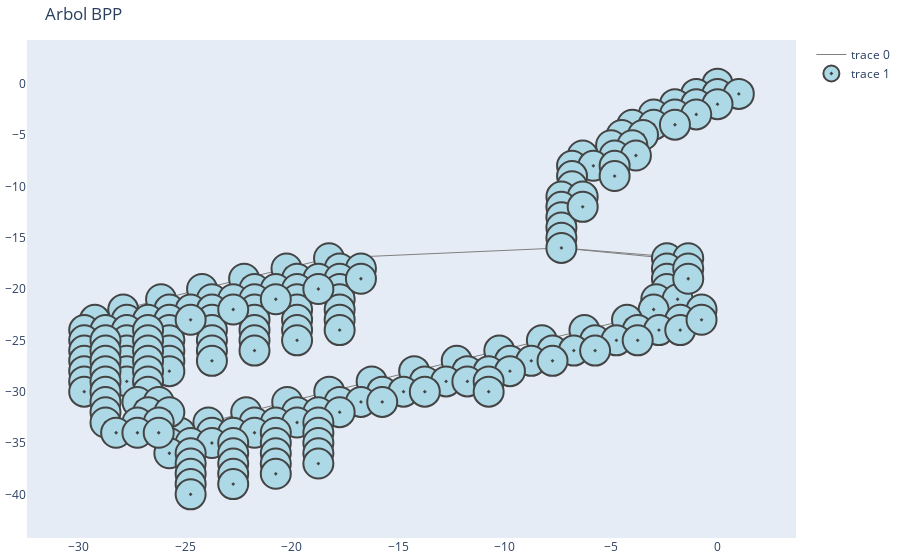

Source (notebook cell):
### Code cell
ejecutar_BPP(origen, meta)

### Figure 1 — Plotly figure (JSON) as saved in the notebook; plotly's stock layout.template omitted (floating-point values rounded to 4 significant figures; data arrays with more than 128 entries replaced by an {"elided": "..."} marker saying what was removed)
{"data": [{"hoverinfo": "none", "line": {"color": "gray", "width": 1}, "mode": "lines", "type": "scatter", "x": {"elided": "630 float values"}, "y": {"elided": "630 int values"}}, {"hoverinfo": "text", "marker": {"color": "lightblue", "line": {"width": 2}, "size": 30, "symbol": "circle-dot"}, "mode": "markers", "text": {"elided": "211 str values"}, "textposition": "middle center", "type": "scatter", "x": {"elided": "211 float values"}, "y": {"elided": "211 int values"}}], "layout": {"margin": {"b": 20, "l": 5, "r": 5, "t": 40}, "showlegend": true, "title": {"text": "Arbol BPP"}, "xaxis": {"showgrid": false, "zeroline": false}, "yaxis": {"showgrid": false, "zeroline": false}}}
